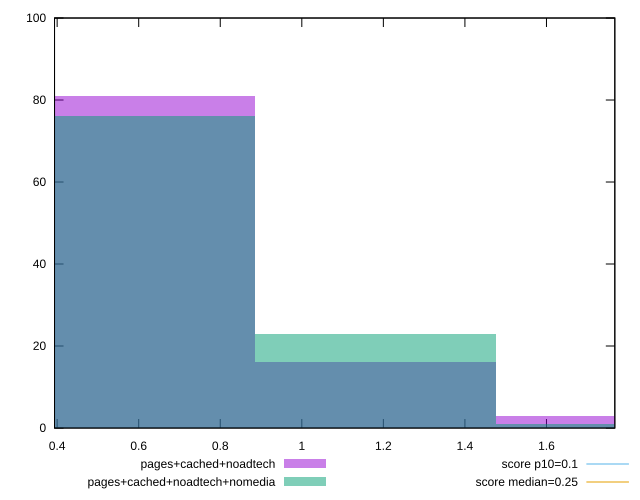

Write the gnuplot code that produced this figure.
reset

$pagesCachedNoadtech <<EOF
1.180539471100362 16
0.590269735550181 81
1.7708092066505432 3
EOF

$pagesCachedNoadtechNomedia <<EOF
1.180539471100362 23
0.590269735550181 76
1.7708092066505432 1
EOF

set key outside below
set boxwidth 0.590269735550181
set xrange [0.39359130859374997:1.7676270548502604]
set yrange [0:100]
set trange [0:100]
set style fill transparent solid 0.5 noborder

set parametric
set terminal svg size 640, 500 enhanced background rgb 'white'
set output "report_00016_2021-02-10T13-31-48.338Z/cumulative-layout-shift/comparison/histogram/2_vs_3.svg"

plot $pagesCachedNoadtech title "pages+cached+noadtech" with boxes, \
     $pagesCachedNoadtechNomedia title "pages+cached+noadtech+nomedia" with boxes, \
     0.1,t title "score p10=0.1", \
     0.25,t title "score median=0.25"

reset
